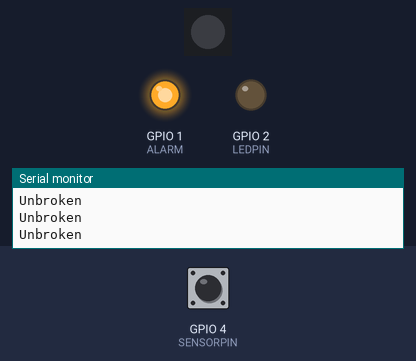
A sketch run on a simulated ESP32. Shown: 1 RGB LEDs in strip order, left to right, output pins drawn as LEDs (lit = HIGH), the last lines printed to the serial monitor. Dashed ring = blinking. The test bench sets the inputs (shaded band); at power-on: GPIO 4 (SENSORPIN) HIGH.

Above: at 1.2 s.
1.3 s: GPIO 4 (SENSORPIN) driven LOW
At 1.6 s:
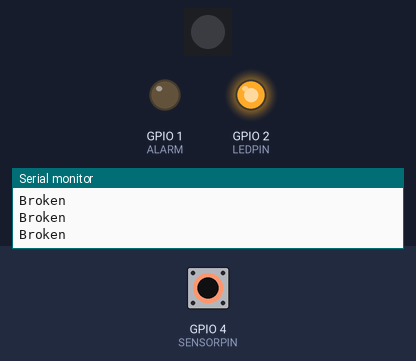
2.8 s: GPIO 4 (SENSORPIN) driven HIGH
At 4.0 s:
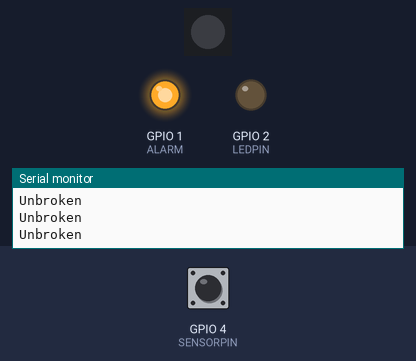
5.8 s: GPIO 4 (SENSORPIN) pulsed LOW 2 times (0.12 s each, 0.3 s apart)
At 6.01 s:
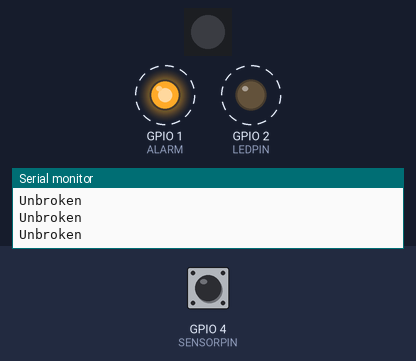
Timing chart, 0 to 8.8 s (numbered marks = the images above; inputs shaded):
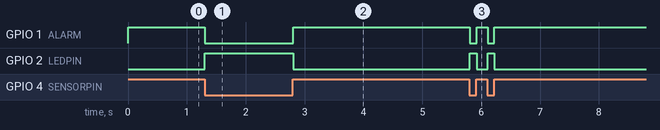

Measured:
- after the input at 1.3 s, GPIO 1 (ALARM): HIGH → LOW at once; GPIO 2 (LEDPIN): LOW → HIGH at once
- after the input at 2.8 s, GPIO 1 (ALARM): LOW → HIGH at once; GPIO 2 (LEDPIN): HIGH → LOW at once
- after the input at 5.8 s, GPIO 1 (ALARM): alternates HIGH for 0.19 s and LOW for 0.12 s, 4 changes in all, then stays HIGH, starting at once; GPIO 2 (LEDPIN): alternates HIGH for 0.12 s and LOW for 0.19 s, 4 changes in all, then stays LOW, starting at once

The sketch:

irbreak.ino
```cpp
#include <Adafruit_DotStar.h>
#include <SPI.h>

#define NUMPIXELS 1
#define DATAPIN 7
#define CLOCKPIN 8

Adafruit_DotStar strip = Adafruit_DotStar(NUMPIXELS, DATAPIN, CLOCKPIN, DOTSTAR_BGR);

/*
  IR Breakbeam sensor demo!
  from adafruit site
*/

#define ALARM 1
#define LEDPIN 2
// Pin 13: Arduino has an LED connected on pin 13
// Pin 11: Teensy 2.0 has the LED on pin 11
// Pin  6: Teensy++ 2.0 has the LED on pin 6
// Pin 13: Teensy 3.0 has the LED on pin 13

#define SENSORPIN 4

void setup() {
  strip.begin();
  strip.show(); // turns everything off

  // initialize the LED pin as an output:
  pinMode(LEDPIN, OUTPUT);
  pinMode(ALARM, OUTPUT);
  // initialize the sensor pin as an input:
  pinMode(SENSORPIN, INPUT);
  digitalWrite(SENSORPIN, HIGH); // turn on the pullup
  digitalWrite(ALARM, HIGH);
  Serial.begin(9600);
}

void loop(){
  // read the state of the pushbutton value:
  const int sensorState = digitalRead(SENSORPIN);

  // check if the sensor beam is broken
  // if it is, the sensorState is LOW:
  if (sensorState == LOW) {
    // turn LED on:
    digitalWrite(LEDPIN, HIGH);
    digitalWrite(ALARM, LOW);

    Serial.println("Broken");

  }
  else {
    // turn LED off:
    digitalWrite(LEDPIN, LOW);
    digitalWrite(ALARM, HIGH);

    Serial.println("Unbroken");
  }

}
```
